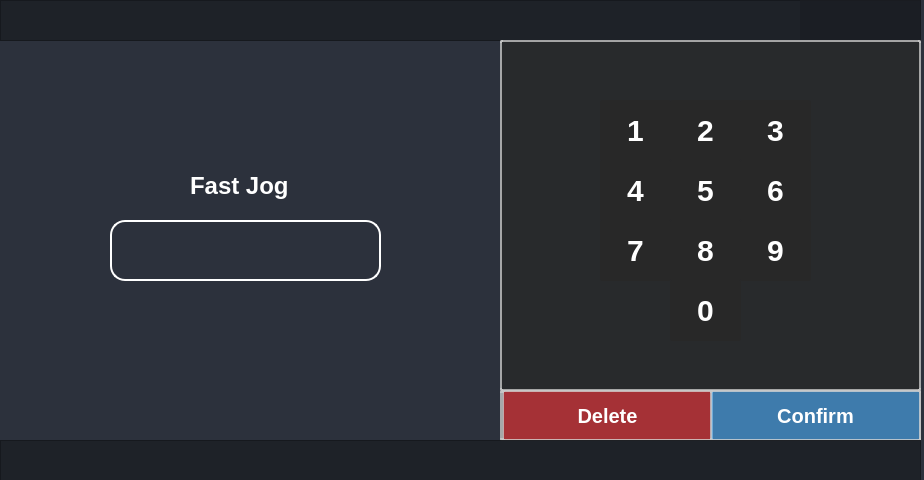
<?xml version="1.0" encoding="UTF-8"?>
<ui version="4.0">
 <class>Dialog</class>
 <widget class="QDialog" name="Dialog">
  <property name="geometry">
   <rect>
    <x>0</x>
    <y>0</y>
    <width>924</width>
    <height>480</height>
   </rect>
  </property>
  <property name="windowTitle">
   <string>Dialog</string>
  </property>
  <property name="styleSheet">
   <string notr="true">background-color: rgb(44,49,60);</string>
  </property>
  <widget class="QTextEdit" name="textedit_fastjog">
   <property name="geometry">
    <rect>
     <x>110</x>
     <y>220</y>
     <width>271</width>
     <height>61</height>
    </rect>
   </property>
   <property name="styleSheet">
    <string notr="true">    font-family: &quot;Arial&quot;;    /* Cambia la fuente */
    font-size: 22px;         /* Tamaño del texto */
    font-weight: bold;       /* Negrita */    
    color: white;				 /* Color del texto */
	padding: 10px;           
    border-radius: 15px;
	background-color: transparent;
	border: 2px solid rgba(255,255,255,255);  /* Borde blanco con transparencia */</string>
   </property>
  </widget>
  <widget class="QLabel" name="label">
   <property name="geometry">
    <rect>
     <x>190</x>
     <y>170</y>
     <width>121</width>
     <height>31</height>
    </rect>
   </property>
   <property name="styleSheet">
    <string notr="true">QLabel {
    font-family: &quot;Arial&quot;;    /* Cambia la fuente */
    font-size: 24px;         /* Tamaño del texto */
    font-weight: bold;       /* Negrita */    
    color: white;				 /* Color del texto */
	background-color: transparent;
}
</string>
   </property>
   <property name="text">
    <string>Fast Jog</string>
   </property>
  </widget>
  <widget class="QFrame" name="frame">
   <property name="geometry">
    <rect>
     <x>0</x>
     <y>0</y>
     <width>921</width>
     <height>41</height>
    </rect>
   </property>
   <property name="styleSheet">
    <string notr="true">background-color: rgba(27,29,35,200);</string>
   </property>
   <property name="frameShape">
    <enum>QFrame::StyledPanel</enum>
   </property>
   <property name="frameShadow">
    <enum>QFrame::Raised</enum>
   </property>
   <widget class="QFrame" name="frame_btns_right">
    <property name="geometry">
     <rect>
      <x>800</x>
      <y>0</y>
      <width>120</width>
      <height>42</height>
     </rect>
    </property>
    <property name="sizePolicy">
     <sizepolicy hsizetype="Expanding" vsizetype="Preferred">
      <horstretch>0</horstretch>
      <verstretch>0</verstretch>
     </sizepolicy>
    </property>
    <property name="maximumSize">
     <size>
      <width>120</width>
      <height>16777215</height>
     </size>
    </property>
    <property name="frameShape">
     <enum>QFrame::NoFrame</enum>
    </property>
    <property name="frameShadow">
     <enum>QFrame::Raised</enum>
    </property>
    <layout class="QHBoxLayout" name="horizontalLayout_5">
     <property name="spacing">
      <number>0</number>
     </property>
     <property name="leftMargin">
      <number>0</number>
     </property>
     <property name="topMargin">
      <number>0</number>
     </property>
     <property name="rightMargin">
      <number>0</number>
     </property>
     <property name="bottomMargin">
      <number>0</number>
     </property>
     <item>
      <widget class="QPushButton" name="minimize_fastjog">
       <property name="sizePolicy">
        <sizepolicy hsizetype="Minimum" vsizetype="Expanding">
         <horstretch>0</horstretch>
         <verstretch>0</verstretch>
        </sizepolicy>
       </property>
       <property name="minimumSize">
        <size>
         <width>40</width>
         <height>0</height>
        </size>
       </property>
       <property name="maximumSize">
        <size>
         <width>40</width>
         <height>16777215</height>
        </size>
       </property>
       <property name="toolTip">
        <string>Minimize</string>
       </property>
       <property name="styleSheet">
        <string notr="true">QPushButton {	
	border: none;
	background-color: transparent;
}
QPushButton:hover {
	background-color: rgb(52, 59, 72);
}
QPushButton:pressed {	
	background-color: rgb(85, 170, 255);
}</string>
       </property>
       <property name="text">
        <string/>
       </property>
       <property name="icon">
        <iconset resource="files.qrc">
         <normaloff>:/16x16/icons/16x16/cil-window-minimize.png</normaloff>:/16x16/icons/16x16/cil-window-minimize.png</iconset>
       </property>
      </widget>
     </item>
     <item>
      <widget class="QPushButton" name="maximize_fastjog">
       <property name="sizePolicy">
        <sizepolicy hsizetype="Minimum" vsizetype="Expanding">
         <horstretch>0</horstretch>
         <verstretch>0</verstretch>
        </sizepolicy>
       </property>
       <property name="minimumSize">
        <size>
         <width>40</width>
         <height>0</height>
        </size>
       </property>
       <property name="maximumSize">
        <size>
         <width>40</width>
         <height>16777215</height>
        </size>
       </property>
       <property name="toolTip">
        <string>Maximize</string>
       </property>
       <property name="styleSheet">
        <string notr="true">QPushButton {	
	border: none;
	background-color: transparent;
}
QPushButton:hover {
	background-color: rgb(52, 59, 72);
}
QPushButton:pressed {	
	background-color: rgb(85, 170, 255);
}</string>
       </property>
       <property name="text">
        <string/>
       </property>
       <property name="icon">
        <iconset resource="files.qrc">
         <normaloff>:/16x16/icons/16x16/cil-window-maximize.png</normaloff>:/16x16/icons/16x16/cil-window-maximize.png</iconset>
       </property>
      </widget>
     </item>
     <item>
      <widget class="QPushButton" name="close_fastjog">
       <property name="sizePolicy">
        <sizepolicy hsizetype="Minimum" vsizetype="Expanding">
         <horstretch>0</horstretch>
         <verstretch>0</verstretch>
        </sizepolicy>
       </property>
       <property name="minimumSize">
        <size>
         <width>40</width>
         <height>0</height>
        </size>
       </property>
       <property name="maximumSize">
        <size>
         <width>40</width>
         <height>16777215</height>
        </size>
       </property>
       <property name="toolTip">
        <string>Close</string>
       </property>
       <property name="styleSheet">
        <string notr="true">QPushButton {	
	border: none;
	background-color: transparent;
}
QPushButton:hover {
	background-color: rgb(52, 59, 72);
}
QPushButton:pressed {	
	background-color: rgb(85, 170, 255);
}</string>
       </property>
       <property name="text">
        <string/>
       </property>
       <property name="icon">
        <iconset resource="files.qrc">
         <normaloff>:/16x16/icons/16x16/cil-x.png</normaloff>:/16x16/icons/16x16/cil-x.png</iconset>
       </property>
      </widget>
     </item>
    </layout>
   </widget>
  </widget>
  <widget class="QFrame" name="frame_4">
   <property name="geometry">
    <rect>
     <x>500</x>
     <y>40</y>
     <width>421</width>
     <height>351</height>
    </rect>
   </property>
   <property name="styleSheet">
    <string notr="true">    font-family: &quot;Arial&quot;;    /* Cambia la fuente */
    font-size: 16px;         /* Tamaño del texto */
    font-weight: bold;       /* Negrita */    
    color: white;				 /* Color del texto */
	padding: 10px;           
    border-radius: 2px;
	background-color: rgba(40,40,40,200);
	border: 2px solid rgba(200,200,200,200);  /* Borde blanco con transparencia */</string>
   </property>
   <property name="frameShape">
    <enum>QFrame::StyledPanel</enum>
   </property>
   <property name="frameShadow">
    <enum>QFrame::Raised</enum>
   </property>
   <widget class="QPushButton" name="fastjogconfig_1">
    <property name="geometry">
     <rect>
      <x>100</x>
      <y>60</y>
      <width>71</width>
      <height>61</height>
     </rect>
    </property>
    <property name="styleSheet">
     <string notr="true">border: transparent;
font-size: 30px;
</string>
    </property>
    <property name="text">
     <string>1</string>
    </property>
   </widget>
   <widget class="QPushButton" name="fastjogconfig_2">
    <property name="geometry">
     <rect>
      <x>170</x>
      <y>60</y>
      <width>71</width>
      <height>61</height>
     </rect>
    </property>
    <property name="styleSheet">
     <string notr="true">border: transparent;
font-size: 30px;</string>
    </property>
    <property name="text">
     <string>2</string>
    </property>
   </widget>
   <widget class="QPushButton" name="fastjogconfig_3">
    <property name="geometry">
     <rect>
      <x>240</x>
      <y>60</y>
      <width>71</width>
      <height>61</height>
     </rect>
    </property>
    <property name="styleSheet">
     <string notr="true">border: transparent;
font-size: 30px;</string>
    </property>
    <property name="text">
     <string>3</string>
    </property>
   </widget>
   <widget class="QPushButton" name="fastjogconfig_5">
    <property name="geometry">
     <rect>
      <x>170</x>
      <y>120</y>
      <width>71</width>
      <height>61</height>
     </rect>
    </property>
    <property name="styleSheet">
     <string notr="true">border: transparent;
font-size: 30px;</string>
    </property>
    <property name="text">
     <string>5</string>
    </property>
   </widget>
   <widget class="QPushButton" name="fastjogconfig_6">
    <property name="geometry">
     <rect>
      <x>240</x>
      <y>120</y>
      <width>71</width>
      <height>61</height>
     </rect>
    </property>
    <property name="styleSheet">
     <string notr="true">border: transparent;
font-size: 30px;</string>
    </property>
    <property name="text">
     <string>6</string>
    </property>
   </widget>
   <widget class="QPushButton" name="fastjogconfig_4">
    <property name="geometry">
     <rect>
      <x>100</x>
      <y>120</y>
      <width>71</width>
      <height>61</height>
     </rect>
    </property>
    <property name="styleSheet">
     <string notr="true">border: transparent;
font-size: 30px;</string>
    </property>
    <property name="text">
     <string>4</string>
    </property>
   </widget>
   <widget class="QPushButton" name="fastjogconfig_8">
    <property name="geometry">
     <rect>
      <x>170</x>
      <y>180</y>
      <width>71</width>
      <height>61</height>
     </rect>
    </property>
    <property name="styleSheet">
     <string notr="true">border: transparent;
font-size: 30px;</string>
    </property>
    <property name="text">
     <string>8</string>
    </property>
   </widget>
   <widget class="QPushButton" name="fastjogconfig_9">
    <property name="geometry">
     <rect>
      <x>240</x>
      <y>180</y>
      <width>71</width>
      <height>61</height>
     </rect>
    </property>
    <property name="styleSheet">
     <string notr="true">border: transparent;
font-size: 30px;</string>
    </property>
    <property name="text">
     <string>9</string>
    </property>
   </widget>
   <widget class="QPushButton" name="fastjogconfig_7">
    <property name="geometry">
     <rect>
      <x>100</x>
      <y>180</y>
      <width>71</width>
      <height>61</height>
     </rect>
    </property>
    <property name="styleSheet">
     <string notr="true">border: transparent;
font-size: 30px;</string>
    </property>
    <property name="text">
     <string>7</string>
    </property>
   </widget>
   <widget class="QPushButton" name="fastjogconfig_0">
    <property name="geometry">
     <rect>
      <x>170</x>
      <y>240</y>
      <width>71</width>
      <height>61</height>
     </rect>
    </property>
    <property name="styleSheet">
     <string notr="true">border: transparent;
font-size: 30px;</string>
    </property>
    <property name="text">
     <string>0</string>
    </property>
   </widget>
  </widget>
  <widget class="QFrame" name="frame_3">
   <property name="geometry">
    <rect>
     <x>500</x>
     <y>390</y>
     <width>421</width>
     <height>51</height>
    </rect>
   </property>
   <property name="styleSheet">
    <string notr="true">    font-family: &quot;Arial&quot;;    /* Cambia la fuente */
    font-size: 16px;         /* Tamaño del texto */
    font-weight: bold;       /* Negrita */    
    color: white;				 /* Color del texto */
	padding: 10px;           
    border-radius: 2px;
	background-color: transparent;
	border: 2px solid rgba(200,200,200,200);  /* Borde blanco con transparencia */</string>
   </property>
   <property name="frameShape">
    <enum>QFrame::StyledPanel</enum>
   </property>
   <property name="frameShadow">
    <enum>QFrame::Raised</enum>
   </property>
   <widget class="QPushButton" name="fastjogconfig_delete">
    <property name="geometry">
     <rect>
      <x>2</x>
      <y>0</y>
      <width>211</width>
      <height>51</height>
     </rect>
    </property>
    <property name="styleSheet">
     <string notr="true">QPushButton {
    font-family: &quot;Arial&quot;;    /* Cambia la fuente */
    font-size: 20px;         /* Tamaño del texto */
    font-weight: bold;       /* Negrita */    
    color: white;				 /* Color del texto */
	padding: 10px;   
	background-color: rgba(250,50,50,150);        
	border: 2px solid rgba(200,200,200,200);  /* Borde blanco con transparencia */
}

QPushButton:hover {
	background-color: rgba(250,50,50,50);
}

QPushButton:pressed {
    background-color: rgba(0,150,250,50);
}</string>
    </property>
    <property name="text">
     <string>Delete</string>
    </property>
   </widget>
   <widget class="QPushButton" name="fastjogconfig_confirm">
    <property name="geometry">
     <rect>
      <x>210</x>
      <y>0</y>
      <width>211</width>
      <height>51</height>
     </rect>
    </property>
    <property name="styleSheet">
     <string notr="true">QPushButton {
    font-family: &quot;Arial&quot;;    /* Cambia la fuente */
    font-size: 20px;         /* Tamaño del texto */
    font-weight: bold;       /* Negrita */    
    color: white;				 /* Color del texto */
	padding: 10px;  
	background-color: rgba(75,175,250,150);         
	border: 2px solid rgba(200,200,200,200);   /* Borde blanco con transparencia */
}

QPushButton:hover {
	background-color: rgba(0,150,250,50);
}

QPushButton:pressed {
    background-color: rgba(0,150,250,50);
}</string>
    </property>
    <property name="text">
     <string>Confirm</string>
    </property>
   </widget>
  </widget>
  <widget class="QFrame" name="frame_2">
   <property name="geometry">
    <rect>
     <x>0</x>
     <y>440</y>
     <width>921</width>
     <height>41</height>
    </rect>
   </property>
   <property name="styleSheet">
    <string notr="true">background-color: rgba(27,29,35,200);</string>
   </property>
   <property name="frameShape">
    <enum>QFrame::StyledPanel</enum>
   </property>
   <property name="frameShadow">
    <enum>QFrame::Raised</enum>
   </property>
  </widget>
 </widget>
 <resources>
  <include location="files.qrc"/>
 </resources>
 <connections/>
</ui>
